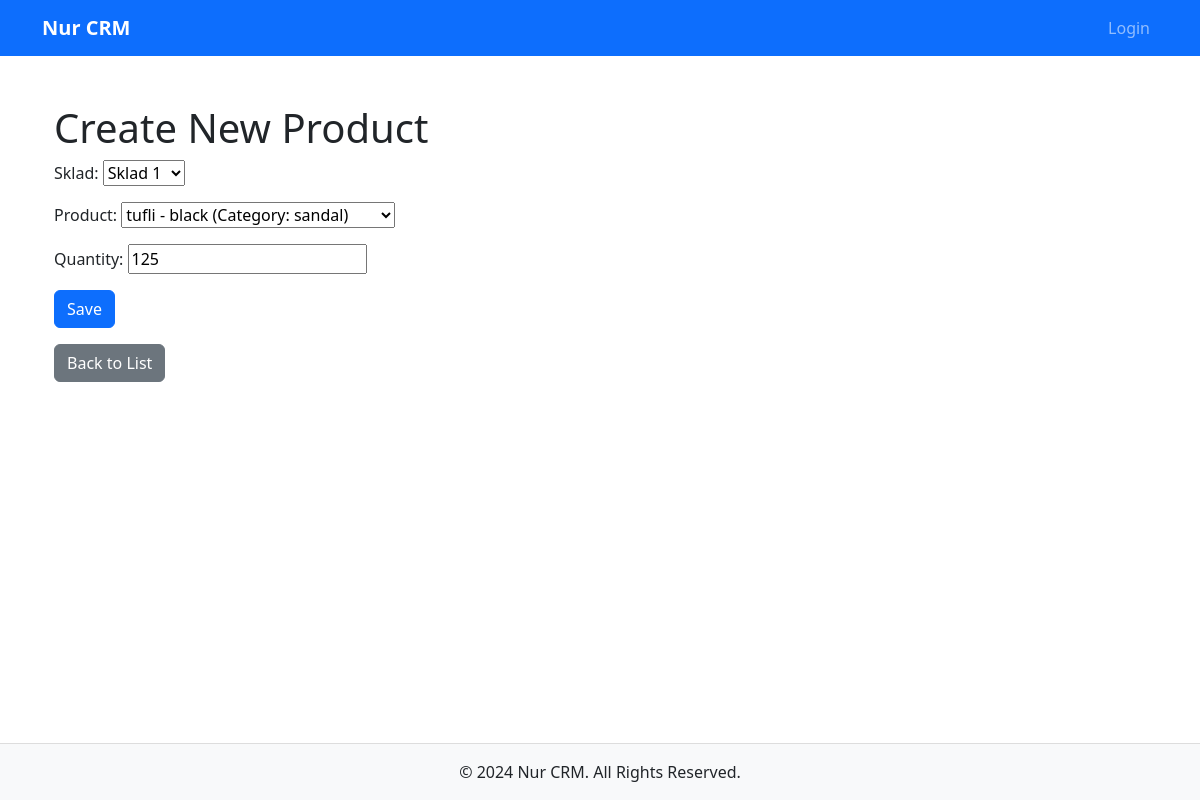
Screenshot of /nur/sklad-product/update/1/ with the database file from the repository.
### Nur/models.py (models this page shows, shortened)
class SkladProduct(models.Model):
    sklad = models.ForeignKey("Nur.Sklad", on_delete=models.CASCADE, related_name="sklad_products")
    product = models.ForeignKey("Nur.Product", on_delete=models.CASCADE, related_name="sklad_products")
    quantity = models.PositiveIntegerField(default=0)
    is_active = models.BooleanField(default=True)

### Nur/views.py (the view)
# urls.py: path('sklad-product/update/<int:pk>/', SkladProductUpdateView.as_view(), name='sklad-product-update'),
class SkladProductUpdateView(generic.UpdateView):
    model = SkladProduct
    fields = ['sklad', 'product', 'quantity']
    template_name = 'skladproduct/sklad_product_form.html'
    success_url = reverse_lazy('sklad-product-list')

### Nur/models.py (called while the page is built)
    def __str__(self):
        return f"{self.title or 'Unnamed Product'} - {self.colour.name} (Category: {self.category.name})"

    def __str__(self):
        return self.name

### templates/skladproduct/sklad_product_form.html (shortened to what this page needs)
{% extends 'main/base.html' %}
{% block content %}
    <div class="container mt-4">
        <h1>Create New Product</h1>
        <form method="post">
            {{ form.as_p }}
            <button type="submit" class="btn btn-primary">Save</button>
        </form>
        <a href="{% url 'sklad-product-list' %}" class="btn btn-secondary mt-3">Back to List</a>
    </div>
{% endblock %}

### templates/main/base.html (style rules this page uses)
body { padding-top: 56px; min-height: 100vh; display: flex; flex-direction: column; }

### rows the page displays
SkladProduct: sklad "Sklad 1", product "tufli - black (Category: sandal)", quantity "125"
